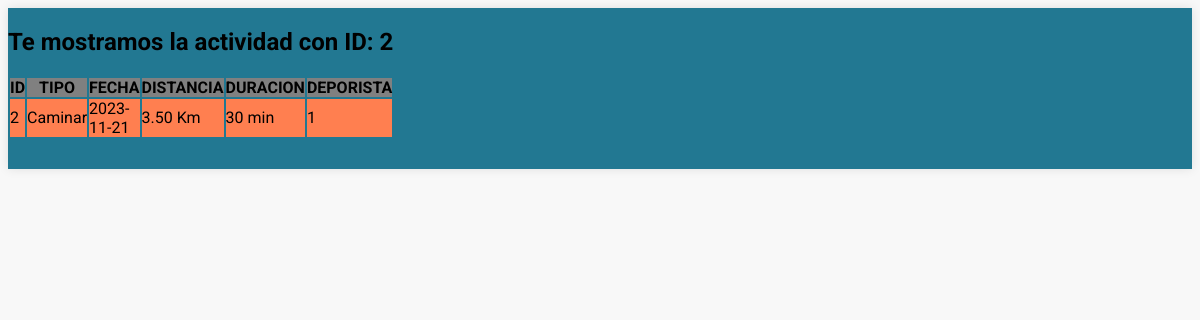
Page /actividad.php?id=2&tipo=Caminar on the committed database.
### tables this page shows
CREATE TABLE IF NOT EXISTS caminata (
    id INT PRIMARY KEY,
    tipo VARCHAR(50) NOT NULL,
    fecha DATE NOT NULL,
    duracion_min INT NOT NULL,
    distancia_km DECIMAL(5, 2) NOT NULL,
    id_deportista INT
);

### app/models/DAO/ActividadDAO.php (called while the page is built, shortened)
<?php
require "../app/models/DTO/ActividadDTO.php";
class ActividadDAO
{
    private $db;
    public function __construct()
    {
        $this->db = DataBaseSingleton::getInstance();
    }
    public function obtenerActividadesPorId($tipo, $id)
    {
        $connection = $this->db->getConnection();
        $query = "SELECT * FROM $tipo WHERE id = $id";;
        $statement = $connection->query($query);
        $result = $statement->fetchAll(PDO::FETCH_ASSOC);
        $actividadesDTO = array();
        for ($i = 0; $i < count($result); $i++) {
            $fila = $result[$i];
            $actividadDTO = new ActividadDTO(
                $fila['id'],
                $fila['tipo'],
                $fila['fecha'],
                $fila['distancia_km'],
                $fila['duracion_min'],
                $fila['id_deportista'],
            );
            $actividadesDTO[] = $actividadDTO;
        }
        return $actividadesDTO;
    }
}

### app/models/DTO/ActividadDTO.php (called while the page is built, shortened)
<?php
class ActividadDTO implements JsonSerializable
{
    private $id;
    private $tipo;
    private $fecha;
    private $distancia_km;
    private $duracion_min;
    private $id_deportista;
    public function __construct($id, $tipo, $fecha, $distancia_km, $duracion_min, $id_deportista)
    {
        $this->id = $id;
        $this->tipo = $tipo;
        $this->fecha = $fecha;
        $this->distancia_km = $distancia_km;
        $this->duracion_min = $duracion_min;
        $this->id_deportista = $id_deportista;
    }
    public function getId()
    {
        return $this->id;
    }
    public function getTipo()
    {
        return $this->tipo;
    }
    public function getFecha()
    {
        return $this->fecha;
    }
    public function getDistanciaKm()
    {
        return $this->distancia_km;
    }
    public function getDuracionMin()
    {
        return $this->duracion_min;
    }
    public function getIdDeportista()
    {
        return $this->id_deportista;
    }
}

### public/actividad.php (the view, shortened to what this page needs)
<?php
require '../app/models/DAO/ActividadDAO.php';
$actividadDAO = new ActividadDAO();
$tipo = $_GET['tipo'];
$id = $_GET['id'];
if ($tipo == "Caminar") {
    $tipo = "caminata";
}
?>
<html>
<head>
    <link rel="stylesheet" href="../app/views/estilo.css" />
</head>
<body>
    <main>
        <section>
            <section>
                <h2>Te mostramos la actividad con ID: <?php echo $id ?></h2>
            </section>
            <table>
                <tr>
                    <th>ID</th>
                    <th>TIPO</th>
                    <th>FECHA</th>
                    <th>DISTANCIA</th>
                    <th>DURACION</th>
                    <th>DEPORISTA</th>
                </tr>
                <?php
                $actividades = $actividadDAO->obtenerActividadesPorId($tipo, $id);
                foreach ($actividades as $actividad) {
                ?>
                    <form action="<?= $_SERVER['PHP_SELF']; ?>" methog="GET">
                        <tr>
                            <td> <?php echo $actividad->getId(); ?> </td>
                            <td> <?php echo $actividad->getTipo(); ?> </td>
                            <td> <?php echo $actividad->getFecha(); ?> </td>
                            <td> <?php echo $actividad->getDistanciaKm(); ?> Km </td>
                            <td> <?php echo $actividad->getDuracionMin(); ?> min </td>
                            <td> <?php echo $actividad->getIdDeportista(); ?></td>
                        </tr>
                    </form>
                <?php
                }
                ?>
            </table>
        </section>
    </main>
</body>
</html>

### app/views/estilo.css (style rules this page uses)
* { border: 0; padding: 0; }
body { background: #f8f8f8; font-family: 'Roboto', sans-serif; }
main { background: #227892; box-shadow: 0 0 10px rgba(0, 0, 0, 0.1); grid-template-columns: repeat(4, 1fr); grid-template-rows: 50% auto; display: grid; grid-template-areas: "cont cont cont cont" "form form form form"; row-gap: 30px; margin: auto; }
table th { background-color: grey; align-items: center; }
table tr:nth-child(odd) { background-color: coral; }

### rows in the picture
caminata: id "2", tipo "Caminar", fecha "2023-11-21", distancia_km "3.50", duracion_min "30", id_deportista "1"

### other values in the picture
$id "2"
